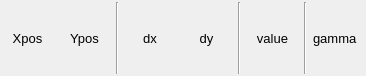
<?xml version="1.0" encoding="UTF-8"?>
<ui version="4.0">
 <class>nSbarra</class>
 <widget class="QWidget" name="nSbarra">
  <property name="geometry">
   <rect>
    <x>0</x>
    <y>0</y>
    <width>366</width>
    <height>76</height>
   </rect>
  </property>
  <layout class="QGridLayout" name="gridLayout">
   <property name="leftMargin">
    <number>2</number>
   </property>
   <property name="topMargin">
    <number>2</number>
   </property>
   <property name="rightMargin">
    <number>2</number>
   </property>
   <property name="bottomMargin">
    <number>2</number>
   </property>
   <item row="0" column="0">
    <widget class="QLabel" name="pos_x">
     <property name="font">
      <font>
       <pointsize>10</pointsize>
      </font>
     </property>
     <property name="toolTip">
      <string>x pixel</string>
     </property>
     <property name="frameShape">
      <enum>QFrame::NoFrame</enum>
     </property>
     <property name="frameShadow">
      <enum>QFrame::Raised</enum>
     </property>
     <property name="text">
      <string>Xpos</string>
     </property>
     <property name="alignment">
      <set>Qt::AlignCenter</set>
     </property>
    </widget>
   </item>
   <item row="0" column="2">
    <widget class="Line" name="line">
     <property name="orientation">
      <enum>Qt::Vertical</enum>
     </property>
    </widget>
   </item>
   <item row="0" column="6">
    <widget class="QLabel" name="pos_z">
     <property name="font">
      <font>
       <pointsize>10</pointsize>
      </font>
     </property>
     <property name="toolTip">
      <string>Value at mouse position</string>
     </property>
     <property name="frameShape">
      <enum>QFrame::NoFrame</enum>
     </property>
     <property name="frameShadow">
      <enum>QFrame::Raised</enum>
     </property>
     <property name="text">
      <string>value</string>
     </property>
     <property name="alignment">
      <set>Qt::AlignCenter</set>
     </property>
    </widget>
   </item>
   <item row="0" column="8">
    <widget class="QLabel" name="gamma">
     <property name="font">
      <font>
       <pointsize>10</pointsize>
      </font>
     </property>
     <property name="toolTip">
      <string>gamma</string>
     </property>
     <property name="text">
      <string>gamma</string>
     </property>
    </widget>
   </item>
   <item row="0" column="1">
    <widget class="QLabel" name="pos_y">
     <property name="font">
      <font>
       <pointsize>10</pointsize>
      </font>
     </property>
     <property name="toolTip">
      <string>y pixel</string>
     </property>
     <property name="frameShape">
      <enum>QFrame::NoFrame</enum>
     </property>
     <property name="frameShadow">
      <enum>QFrame::Raised</enum>
     </property>
     <property name="text">
      <string>Ypos</string>
     </property>
     <property name="alignment">
      <set>Qt::AlignCenter</set>
     </property>
    </widget>
   </item>
   <item row="0" column="3">
    <widget class="QLabel" name="dx">
     <property name="font">
      <font>
       <pointsize>10</pointsize>
      </font>
     </property>
     <property name="toolTip">
      <string>Real X position</string>
     </property>
     <property name="text">
      <string>dx</string>
     </property>
     <property name="alignment">
      <set>Qt::AlignCenter</set>
     </property>
    </widget>
   </item>
   <item row="0" column="4">
    <widget class="QLabel" name="dy">
     <property name="font">
      <font>
       <pointsize>10</pointsize>
      </font>
     </property>
     <property name="toolTip">
      <string>Real Y position</string>
     </property>
     <property name="text">
      <string>dy</string>
     </property>
     <property name="alignment">
      <set>Qt::AlignCenter</set>
     </property>
    </widget>
   </item>
   <item row="0" column="5">
    <widget class="Line" name="line_2">
     <property name="orientation">
      <enum>Qt::Vertical</enum>
     </property>
    </widget>
   </item>
   <item row="0" column="7">
    <widget class="Line" name="line_3">
     <property name="orientation">
      <enum>Qt::Vertical</enum>
     </property>
    </widget>
   </item>
  </layout>
 </widget>
 <resources/>
 <connections/>
</ui>
